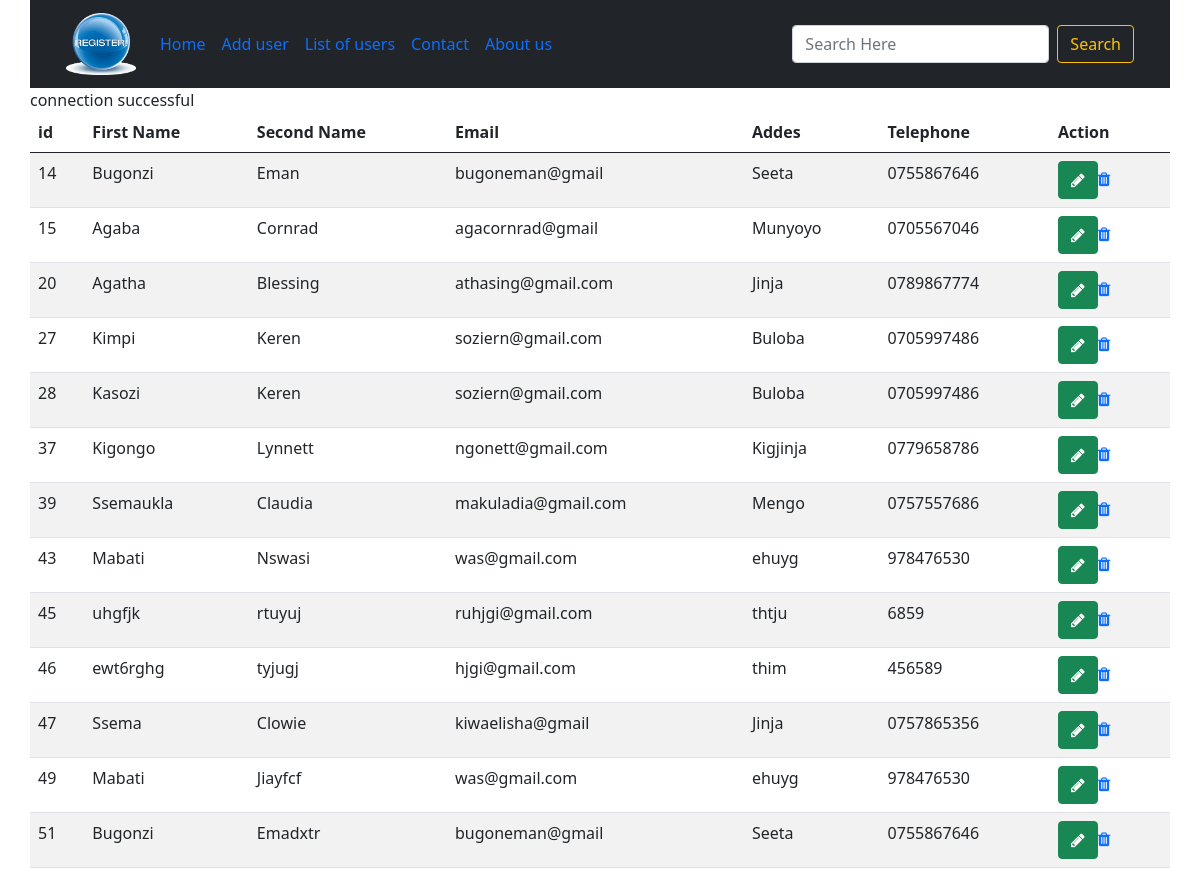
Page /display_users.php on the committed database.
### tables this page shows
CREATE TABLE `registration` (
  `id` int(10) NOT NULL,
  `first_name` varchar(10) NOT NULL,
  `second_name` varchar(10) NOT NULL,
  `addres` varchar(30) NOT NULL,
  `telephone` varchar(12) NOT NULL,
  `email` varchar(100) NOT NULL
);

### display_users.php (the view, shortened to what this page needs)
<!DOCTYPE html>
<html lang="en">
<head>
    <link rel="stylesheet" href="https://maxcdn.bootstrapcdn.com/font-awesome/4.7.0/css/font-awesome.min.css">
</head>
<body>
    <div class="container">
        <div class="row">
        <?php include 'includes/nav.php'; ?>
        <table class="table table-hover-bordered table-striped">
            <thead>
            <tr>
                    <th>id</th>
                    <th>First Name</th>
                    <th>Second Name</th>
                    <th>Email</th>
                    <th>Addes</th>
                    <th>Telephone</th>
                    <th>Action</th>
                </tr>
            </thead>
        <tbody>
            <?php
                include "includes/connect.php";
                $query = "SELECT * FROM registration";
                $result = mysqli_query($connection,$query);
                if (mysqli_num_rows($result)>0) {
                    while ($row = mysqli_fetch_assoc($result)) {
                        echo "<tr>";
                            echo "<td>" . $row['id'] . "</td>";
                            echo "<td>" . $row['first_name'] . "</td>";
                            echo "<td>" . $row['second_name'] . "</td>";
                            echo "<td>" . $row['email'] . "</td>";
                            echo "<td>" . $row['addres'] . "</td>";
                            echo "<td>" . $row['telephone'] . "</td>";
                            echo "<td>";
                                echo '<a class="btn btn-success" href="update.php?id=' . $row['id'] . '"><span class="fa fa-pencil"></span></a>';
                                echo '<a href="includes/process_delete.php?id=' . $row['id'] . '"><span class="fa fa-trash"></span></a>';
                            echo "</td>";
                        echo "</tr>";
                    }
                }
             ?>
        </tbody>
</table>
        </div>
    </div>
</body>
</html>

### includes/nav.php (shortened to what this page needs)
<nav class="navbar navbar-expand-lg bg-dark">
    <div class="container-fluid">
        <a class="navbar-brand" href="#"id="log"><img src="image/register-logo.png"alt="logo"width="70px"></a>
        <div class="collapse navbar-collapse" id="navbarSupportedContent">
        <ul class="navbar-nav me-auto mb-2 mb-lg-0">
            <li class="nav-item">
            <a class="nav-link active" aria-current="page" href="index.php">Home</a>
            </li>
            <li class="nav-item">
            <a class="nav-link" href="Adduser.php">Add user</a>
            </li>
            <li class="nav-item">
            <a class="nav-link" href="display_users.php">List of users</a>
            </li>
            <li class="nav-item">
            <a class="nav-link" href="contact.php">Contact</a>
            </li>
            <li class="nav-item">
            <a class="nav-link" href="about.php">About us</a>
            </li>
        </ul>
        <form class="d-flex" role="search">
            <input class="form-control me-2" type="search" placeholder="Search Here" aria-label="Search">
            <button class="btn btn-outline-warning" type="submit">Search</button>
        </form>
        </div>
    </div>
</nav>

### display_users.php (style rules this page uses)
table tr td:last-child { width: 120px; }

### rows in the picture
registration: id "14", first_name "Bugonzi", second_name "Eman", email "bugoneman@gmail", addres "Seeta", telephone "0755867646"
registration: id "15", first_name "Agaba", second_name "Cornrad", email "agacornrad@gmail", addres "Munyoyo", telephone "0705567046"
registration: id "20", first_name "Agatha", second_name "Blessing", email "athasing@gmail.com", addres "Jinja", telephone "0789867774"
registration: id "27", first_name "Kimpi", second_name "Keren", email "soziern@gmail.com", addres "Buloba", telephone "0705997486"
registration: id "28", first_name "Kasozi", second_name "Keren", email "soziern@gmail.com", addres "Buloba", telephone "0705997486"
registration: id "37", first_name "Kigongo", second_name "Lynnett", email "ngonett@gmail.com", addres "Kigjinja", telephone "0779658786"
registration: id "39", first_name "Ssemaukla", second_name "Claudia", email "makuladia@gmail.com", addres "Mengo", telephone "0757557686"
registration: id "43", first_name "Mabati", second_name "Nswasi", email "was@gmail.com", addres "ehuyg", telephone "978476530"
registration: id "45", first_name "uhgfjk", second_name "rtuyuj", email "ruhjgi@gmail.com", addres "thtju", telephone "6859"
registration: id "46", first_name "ewt6rghg", second_name "tyjugj", email "hjgi@gmail.com", addres "thim", telephone "456589"
registration: id "47", first_name "Ssema", second_name "Clowie", email "kiwaelisha@gmail", addres "Jinja", telephone "0757865356"
registration: id "49", first_name "Mabati", second_name "Jiayfcf", email "was@gmail.com", addres "ehuyg", telephone "978476530"
registration: id "51", first_name "Bugonzi", second_name "Emadxtr", email "bugoneman@gmail", addres "Seeta", telephone "0755867646"
